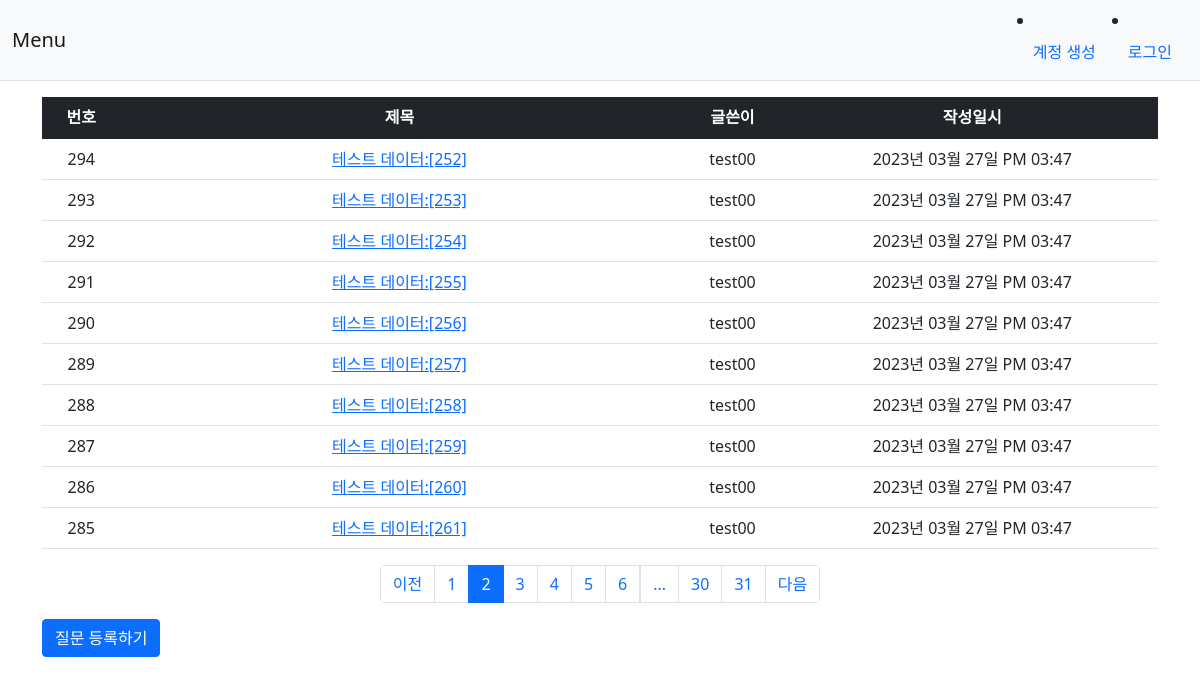
/question/list/?page=2, run on the app's committed database.
### app/models.py (models this page shows)
class Question(db.Model):
    id = db.Column(db.Integer, primary_key = True)
    subject = db.Column(db.String(200), nullable=False)
    content = db.Column(db.Text(), nullable=False)
    modify_date = db.Column(db.DateTime(), nullable=True)
    create_date = db.Column(db.DateTime(), nullable=False)
    user_id = db.Column(db.Integer, db.ForeignKey('user.id', ondelete='CASCADE'), nullable=False)
    user = db.relationship('User', backref=db.backref('question_set'))

class User(db.Model):
    id = db.Column(db.Integer, primary_key = True)
    username = db.Column(db.String(150), unique=True, nullable=False)
    password = db.Column(db.String(200), nullable=False)
    email = db.Column(db.String(120), unique=True, nullable=False)

### app/views/question_view.py (the view)
@bp.route('/list/')
def _list():
  page = request.args.get('page', type=int, default=1)
  question_list = Question.query.order_by(Question.create_date.desc())
  question_list = question_list.paginate(page=page, per_page=10)
  return render_template('question/question_list.html',question_list=question_list)

### app/filter.py (called while the page is built)
def format_date(value, fmt='%Y년 %m월 %d일 %p %I:%M'):
    return value.strftime(fmt)

### app/views/auth_view.py (called while the page is built)
@bp.before_app_request
def load_logged_in_user():
    user_id = session.get('user_id')
    if user_id is None:
        g.user = None
    else :
        g.user = User.query.get(user_id)

### app/templates/question/question_list.html (shortened to what this page needs)
{% extends 'base.html' %}
{% block content %}
<div class="container my-3">
  <table class="table">
    <thead>
      <tr class="table-dark text-center">
        <th>번호</th>
        <th style="width:50%">제목</th>
        <th>글쓴이</th>
        <th>작성일시</th>
      </tr>
    </thead>
    <tbody>
      {% if question_list %}
      {% for question in question_list.items %}
      <tr class="text-center">
        <td>{{ question_list.total - ((question_list.page-1) * question_list.per_page) - loop.index0 }}</td>
        <td class="text-center">
          <a href="{{ url_for('question.detail', question_id=question.id) }}">{{ question.subject }}</a>
        </td>
        <td>{{ question.user.username }}</td>
        <td>{{ question.create_date|datetime }}</td>
      </tr>
      {% endfor %}
      {% else %}
      <tr>
        <td colspan="3">질문이 없습니다.</td>
      </tr>
      {% endif %}
    </tbody>
  </table>
  <ul class="pagination justify-content-center">
    {% if question_list.has_prev %}
    <li class="page-item">
      <a class="page-link" href="?page={{ question_list.prev_num }}">이전</a>
    </li>
    {% else %}
    <li class="page-item disable">
      <a class="page-link" tabindex="-1" aria-disabled="true" href="javascript:void(0)">이전</a>
    </li>
    {% endif %}
    {% for page_num in question_list.iter_pages() %}
    {% if page_num %}
      {% if page_num != question_list.page %}
      <li class="page-item">
        <a class="page-link" href="?page={{ page_num }}">{{ page_num }}</a>
      </li>
      {% else %}
      <li class="page-item active" aria-current="page">
        <a class="page-link" href="javascript:void(0)">{{ page_num }}</a>
      </li>
      {% endif %}
    {% else %}
    <li class="disable">
      <a class="page-link" href="javascript:void(0)">...</a>
    </li>
    {% endif %}
    {% endfor %}
    {% if question_list.has_next %}
    <li class="page-item">
      <a class="page-link" href="?page={{ question_list.next_num }}">다음</a>
    </li>
    {% else %}
    <li class="page-item disable">
      <a class="page-link" tabindex="-1" aria-disabled="true" href="javascript:void(0)">다음</a>
    </li>
    {% endif %}
  </ul>
  <a href="{{ url_for('question.create') }}" class="btn btn-primary">질문 등록하기</a>
</div>
{% endblock %}

### data on the page
Question: total "294", subject "테스트 데이터:[252]", user.username "test00", create_date "2023년 03월 27일 PM 03:47"
Question: total "293", subject "테스트 데이터:[253]", user.username "test00", create_date "2023년 03월 27일 PM 03:47"
Question: total "292", subject "테스트 데이터:[254]", user.username "test00", create_date "2023년 03월 27일 PM 03:47"
Question: total "291", subject "테스트 데이터:[255]", user.username "test00", create_date "2023년 03월 27일 PM 03:47"
Question: total "290", subject "테스트 데이터:[256]", user.username "test00", create_date "2023년 03월 27일 PM 03:47"
Question: total "289", subject "테스트 데이터:[257]", user.username "test00", create_date "2023년 03월 27일 PM 03:47"
Question: total "288", subject "테스트 데이터:[258]", user.username "test00", create_date "2023년 03월 27일 PM 03:47"
Question: total "287", subject "테스트 데이터:[259]", user.username "test00", create_date "2023년 03월 27일 PM 03:47"
Question: total "286", subject "테스트 데이터:[260]", user.username "test00", create_date "2023년 03월 27일 PM 03:47"
Question: total "285", subject "테스트 데이터:[261]", user.username "test00", create_date "2023년 03월 27일 PM 03:47"

### other printed values
{{ page_num }} "1" "3" "4" "5" "6" "30" "31"
{{ page_num }} "2"
